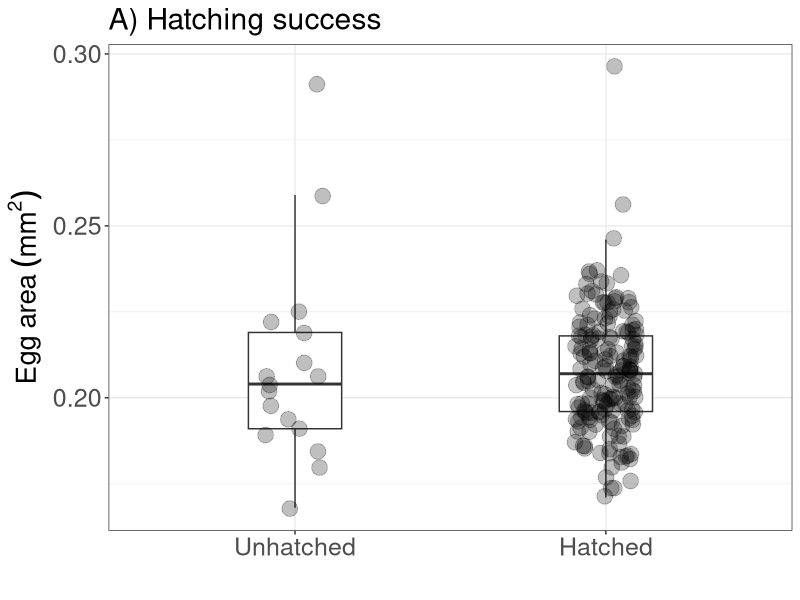
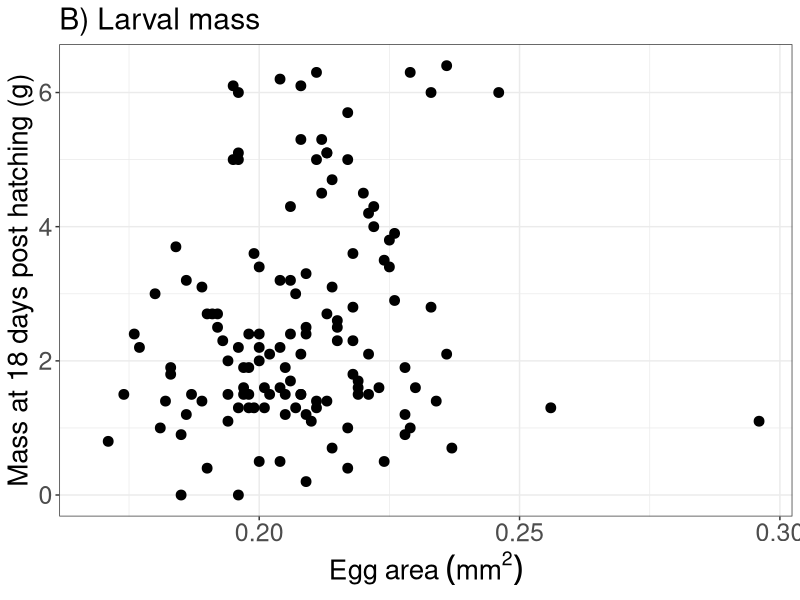
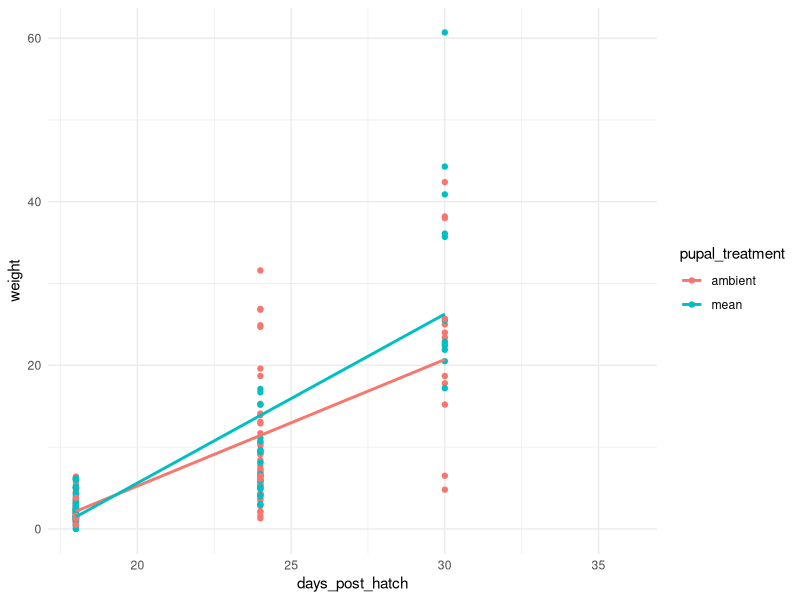
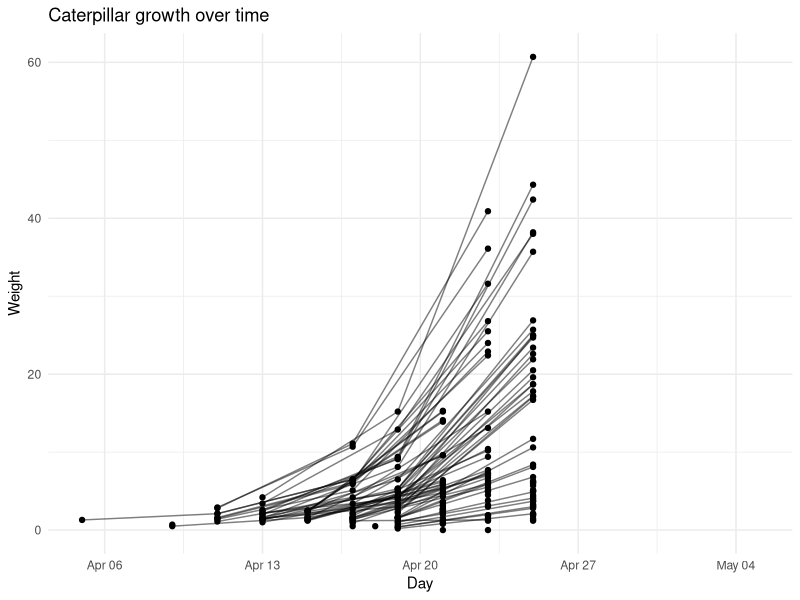
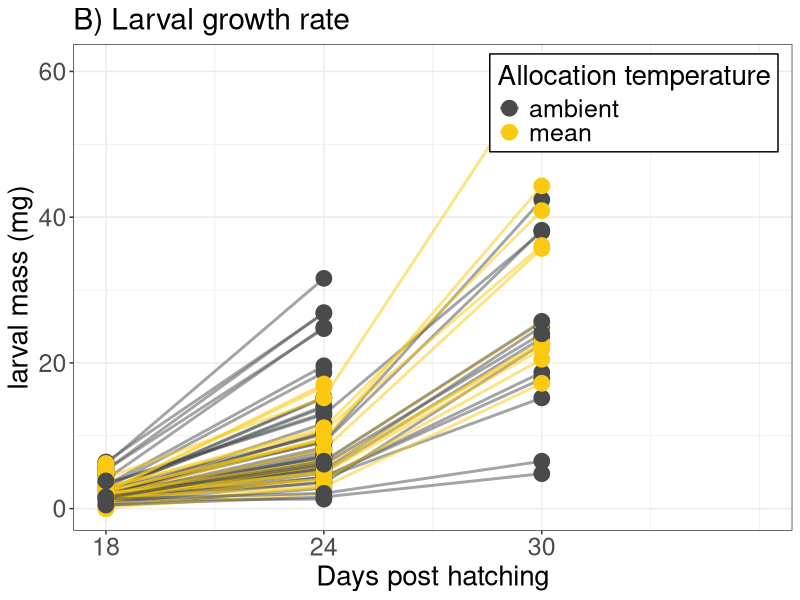
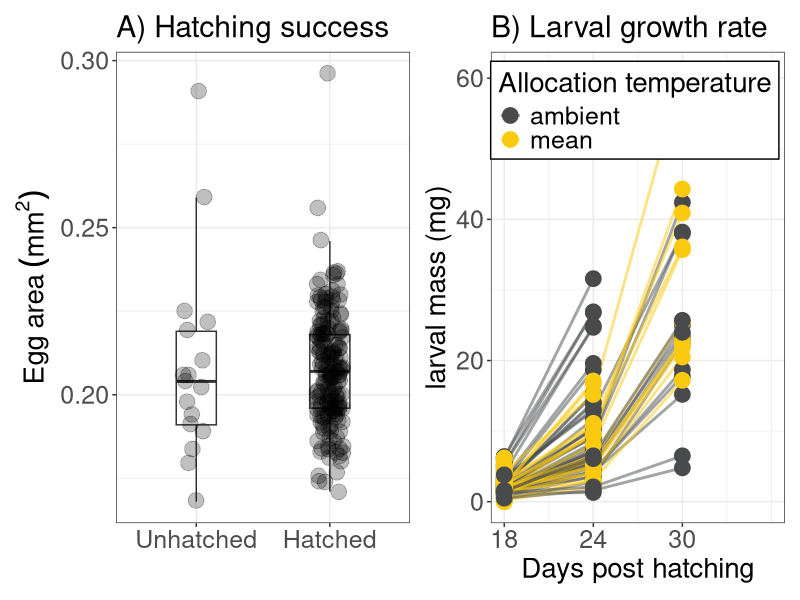

Write R code to recreate these figures, in order.
## ---- chunk 1
library(here)
library(tidyverse)
library(ggplot2)
library(lmerTest)
library(patchwork)
## ---- chunk 2
caterpillar_data <- read.csv(here("data", "clean data", "caterpillar_data.csv"))

#caterpillar_data <- caterpillar_data %>%
  #filter(!is.na(hatch_date)) 

caterpillar_data$pupal_treatment <- as.factor(caterpillar_data$pupal_treatment)
caterpillar_data$hatch_date <- as.Date(caterpillar_data$hatch_date)
caterpillar_data$weight_1 <- as.numeric(caterpillar_data$weight_1)
caterpillar_data$weight_2 <- as.numeric(caterpillar_data$weight_2)

#turn all weights into mg
caterpillar_data$weight_1 <- caterpillar_data$weight_1 * 1000
caterpillar_data$weight_2 <- caterpillar_data$weight_2 * 1000
caterpillar_data$weight3 <- caterpillar_data$weight3 * 1000
caterpillar_data$weight4 <- caterpillar_data$weight4 * 1000
caterpillar_data$weight_5 <- caterpillar_data$weight_5 * 1000

## ---- chunk 3

caterpillar_data <- caterpillar_data %>%
  filter(!is.na(hatched))
  
#how many caterpillars hatches overall
caterpillar_data %>%
  filter(hatched == 1)

hatching_plot <- ggplot(caterpillar_data, aes(x = factor(hatched, labels = c("Unhatched", "Hatched")), y = size_01)) +
  geom_boxplot(width = 0.3, outlier.shape = NA) +
  geom_jitter(width = 0.1, alpha = 0.25, size = 5) +
  #scale_colour_manual(values = temp_cols) +
  labs(x = "", y = expression(Egg~area~(mm^2)), title = "A) Hatching success", colour = "Allocation temperature") +
  theme_bw() +
    theme(
    text = element_text(size = 18),            # increases all text
    axis.title = element_text(size = 20),      # axis titles bigger
    axis.text = element_text(size = 18),       # axis tick labels bigger
    legend.text = element_text(size = 18),     # legend text bigger
    legend.title = element_text(size = 20),
    #legend.position = c(0.98, 0.9),   # top-right inside
  #legend.justification = c(1, 1),     # anchor legend box to its top-right corner
  #legend.background = element_rect(fill = "white", colour = "black")  # optional: improve visibility
    )

hatching_plot

#ggsave(
#  here("figures", "hatching success.png"),
#  plot = hatching_plot,
#  width = 10,
#  height = 5,
# dpi = 300
#)



## ---- chunk 4

caterpillar_size <- ggplot(caterpillar_data, aes(x = size_01, y = weight_1)) +
  geom_point(size = 3) +
  labs(y = "Mass at 18 days post hatching (g)", x = expression(Egg~area~(mm^2)), title = "B) Larval mass") +
  theme_bw() +
    theme(
    text = element_text(size = 18),            # increases all text
    axis.title = element_text(size = 20),      # axis titles bigger
    axis.text = element_text(size = 18),       # axis tick labels bigger
    legend.text = element_text(size = 18),     # legend text bigger
    legend.title = element_text(size = 20)
    )

caterpillar_size


## ---- chunk 5
#to plot the weight of each caterpillar over time, I need to turn the data into long format

names(caterpillar_data) <- names(caterpillar_data) %>%
  gsub("^weight([0-9]+)$", "weight_\\1", .)

long_data <- caterpillar_data %>%
  mutate(id = row_number()) %>%
  pivot_longer(
    cols = matches("^(weight|weighday)_\\d+$"),
    names_to = c(".value", "time"),
    names_pattern = "(weight|weighday)_(\\d+)"
  )

long_data$weighday <- as.Date(long_data$weighday)

long_data <- long_data %>%
  mutate(days_post_hatch = as.numeric(weighday - hatch_date)) %>%
  filter(!is.na("weight"))
## ---- chunk 6
ggplot(long_data, aes(days_post_hatch, weight, colour = pupal_treatment)) +
  geom_point() +
  geom_smooth(method = "lm", se = FALSE) +
  theme_minimal()

temp_cols <- c(
  ambient = "#484A4C",
  cool    = "#76C0CC",
  mean    = "#F9CA0F",
  warm    = "#E87A36",
  hot     = "#AF0808")




ggplot(long_data, aes(x = weighday, y = weight, group = id)) +
  geom_line(alpha = 0.5) +
  geom_point() +
  labs(x = "Day", y = "Weight", title = "Caterpillar growth over time") +
  theme_minimal()

growth_rate <- ggplot(long_data, aes(x = days_post_hatch, y = weight, group = id, colour = pupal_treatment)) +
  geom_line(alpha = 0.5, size = 1) +
  geom_point(size = 5) +
  scale_x_continuous(breaks = c(18, 24, 30)) +
  labs(x = "Days post hatching", y = "larval mass (mg)",
       title = "B) Larval growth rate", colour = "Allocation temperature") +
  scale_color_manual(values = temp_cols) +
  theme_bw() +
    theme(
    text = element_text(size = 18),            # increases all text
    axis.title = element_text(size = 20),      # axis titles bigger
    axis.text = element_text(size = 18),       # axis tick labels bigger
    legend.text = element_text(size = 18),     # legend text bigger
    legend.title = element_text(size = 20),
    legend.position = c(0.98, 0.98),   # top-right inside
  legend.justification = c(1, 1),     # anchor legend box to its top-right corner
  legend.background = element_rect(fill = "white", colour = "black")  # optional: improve visibility
    )
growth_rate


caterpillar_plot <-  hatching_plot + growth_rate

ggsave(
  here("figures", "caterpillar plot.png"),
  plot = caterpillar_plot,
  width = 20,
  height = 10,
  dpi = 300
)
